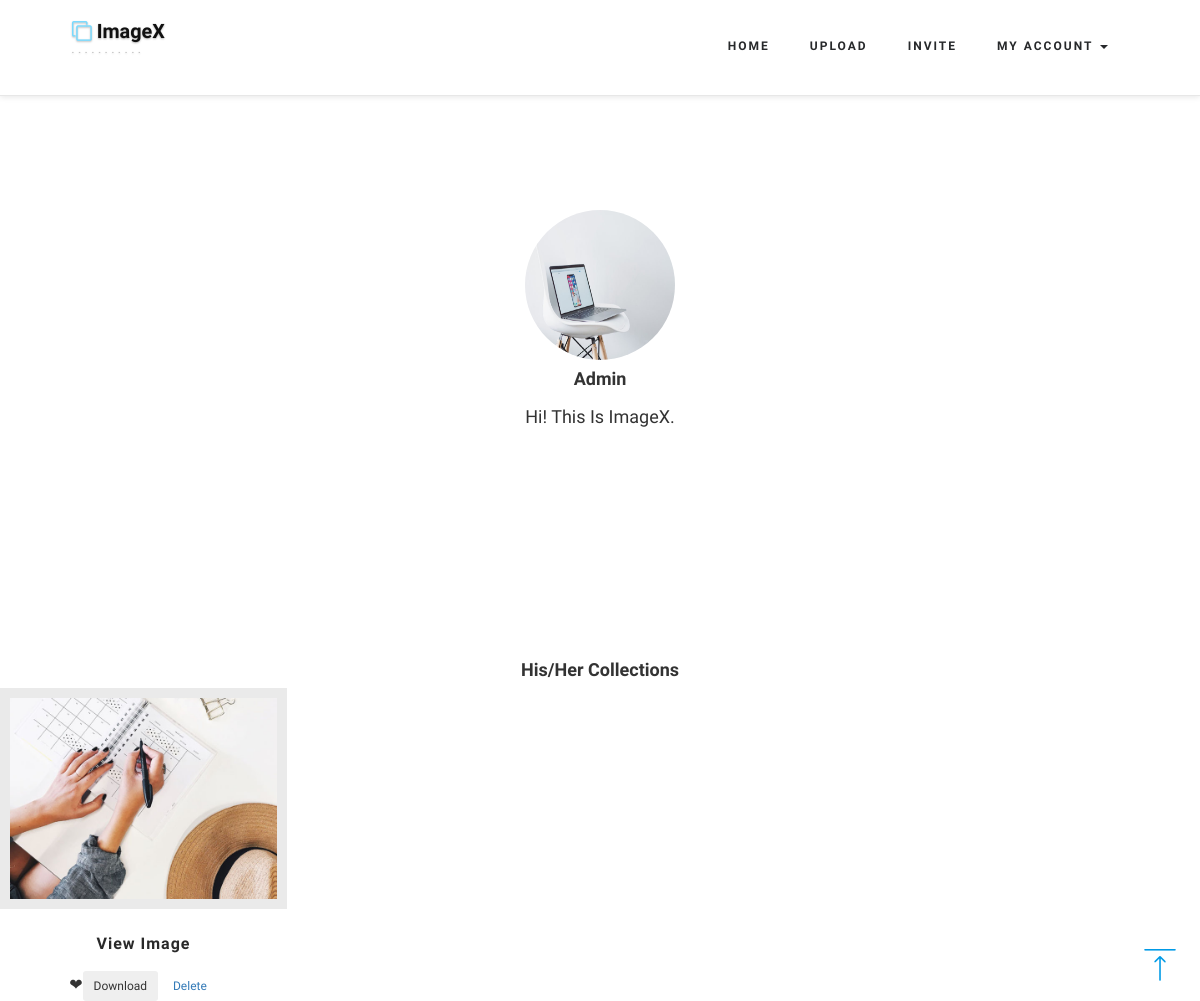
The page /myaccount/ (signed in) on the database its author committed.
### mainApp/models.py (models this page shows, shortened)
class Member(AbstractUser):
	avatar = models.ImageField(upload_to='avatars/',validators=[validate_file_extension], blank=True)
	self_description = models.TextField(max_length=30,blank=True)
	class Meta(AbstractUser.Meta):
		pass

class Image(models.Model):
	title = models.CharField(max_length=30, blank=True)
	description = models.TextField(max_length=150, blank=True)
	image = models.ImageField(upload_to='images/',validators=[validate_file_extension])
	uploadtime = models.DateField(auto_now_add=True)
	tag = models.ManyToManyField(Tag, blank=True) #Tags of the image, related to tag model
	category = models.ForeignKey(Category, null=True, blank=True, on_delete=models.CASCADE) #Category of the image, related to category model
	owner = models.ForeignKey(Member, on_delete=models.CASCADE, blank=True) #temporary use for demo
	like_stats=models.IntegerField(default=0)
	download_stats=models.IntegerField(default=0)

### mainApp/views.py (the view)
# urls.py: url(r'^myaccount/',views.myaccount, name='myaccount'),
@login_required
def myaccount(request):
    try:
        image_found = Image.objects.filter(owner=request.user)
    except ObjectDoesNotExist:
        image_found = None
    context={
      'image_found': image_found
    }
    return render(request, 'myaccount.html', context)

### mainApp/templates/myaccount.html (shortened to what this page needs)
<!DOCTYPE html>
<html>
<head>
{% load staticfiles %}
</head>
<body>
{% if user.is_authenticated %}
  {% include 'base_login.html' %}
{% else %}
  {% include 'base.html' %}
{% endif %}
<div class="banner_bottom">
  <div class="testimonials" id="testimonials">
      <div class="carousel-inner" >
        <div class="item active">
          <div class="person">
            {% if user.avatar %}
              <center><img src="{{ user.avatar.url }}" alt="" style="width:150px;height:150px;" class="img-circle"></center>
            {% endif %}
            <h3><strong>{{ user.username }}</strong></h3>
            <h5>{{ user.self_description }}</h5>
        </div>
      </div>
    </div>
  </div>
</div>
<div class="banner_bottom">
  <div class="container">
  <h3><strong>His/Her Collections</strong></h3>
  </div>
    {% if image_found %}
    {% for img in image_found %}
    <ul class="portfolio-area">
          <li class="portfolio-item2" data-id="id-0" data-type="cat-item-4">
            <div>
              <span class="image-block block2 img-hover">
              <a class="image-zoom" href="{{img.image.url}}" rel="prettyPhoto[gallery]">
                  <img src="{{img.image.url}}" class="img-responsive" alt="">
                  <div class="port-info">
                    <h5>View Image</h5>
                  </div>
              </a>
              </span>
            <class="like">&#10084;<button type="button" class="btn btn-sm btn-outline-primary">Download</button>
            <a href="{% url 'delete' img_pk=img.id %}" type="submit" class="btn btn-sm btn-outline-primary" name="delete" onclick="return confirm('Are you sure you want to delete this image?')">Delete</a>
            </div>
          </li>
        {% endfor %}
      {% else %}
        <p> No results! </p>
      {% endif %}
    </ul>
</div>
    <a href="#home" class="scroll" id="toTop" style="display: block;"> </a>
  </body>
  </html>

### mainApp/static/css/style.css (style rules this page uses)
html, body { margin: 0; font-size: 100%; background: #fff; font-family: 'Raleway', sans-serif; }
body a { text-decoration: none; transition: 0.5s all; -webkit-transition: 0.5s all; -moz-transition: 0.5s all; -o-transition: 0.5s all; -ms-transition: 0.5s all; }
h1, h2, h3, h4, h5, h6 { margin: 0; font-family: 'Raleway', sans-serif; font-size: large; line-height: 1cm; }
ul { margin: 0; padding: 0; }
.banner_bottom { padding: 7em 0; text-align: center; text-transform: capitalize; }
#toTop { display: none; text-decoration: none; position: fixed; bottom: 20px; right: 2%; overflow: hidden; z-index: 999; width: 32px; height: 32px; border: none; text-indent: 100%; background: url(../images/top_move.png) no-repeat 0px 0px; }
@media (max-width:1440px) { .banner_bottom,.works,.banner_bottom,.blog_sec,.tesimonials { padding:6em 0; } }

### mainApp/static/css/prettyPhoto.css (style rules this page uses)
.image-block { display: block; position: relative; }
.image-block img { background: #FFFFFF; padding: 10px; }
span.image-block.block2 img { background: #eaeaea; }
.portfolio-area li { float: left; margin: 0 12px 0px 0; overflow: hidden; width: 363px; }
.port-info { background: #fff; padding: 0.5em 1em; transition: 0.5s all; -webkit-transition: 0.5s all; -moz-transition: 0.5s all; -o-transition: 0.5s all; -ms-transition: 0.5s all; }
.port-info h5 { color: #292929; font-size: 1.1em; font-weight: 700; letter-spacing: 1px; margin-top: 0.5em; }
@media (max-width:1440px) { .portfolio-area li { float: left; margin: 0 12px 0px 0; overflow: hidden; width: 325px; } }
@media (max-width:1366px) { .portfolio-area li { float: left; margin: 0 12px 0px 0; overflow: hidden; width: 307px; } }
@media (max-width:1280px) { .portfolio-area li { float: left; margin: 0 12px 0px 0; overflow: hidden; width: 287px; } }
@media (max-width:1280px) { .port-info h5 { font-size: 1em; } }

### rows shown on the page
Member: avatar (picture), username "Admin", self_description "Hi! This Is ImageX."
Image: image (picture)
